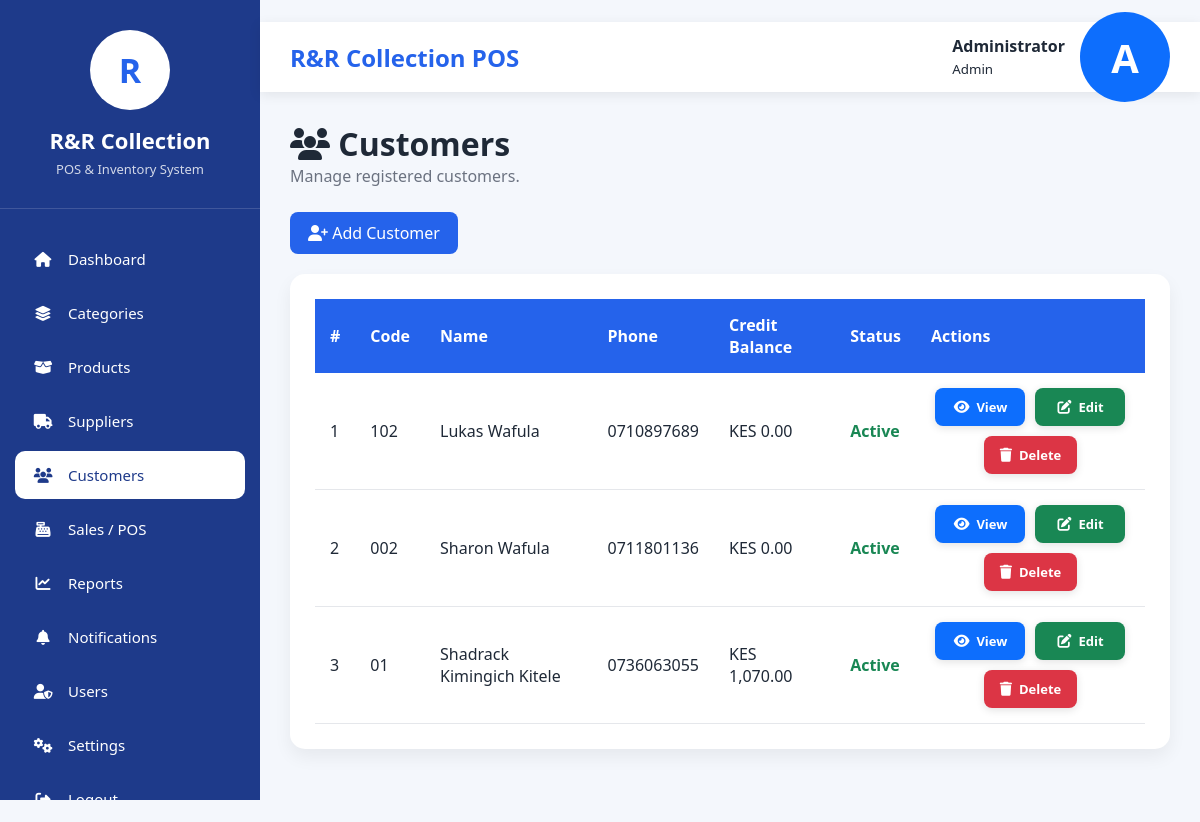
Page /admin/customers/index.php (signed in) on the earlier database version.
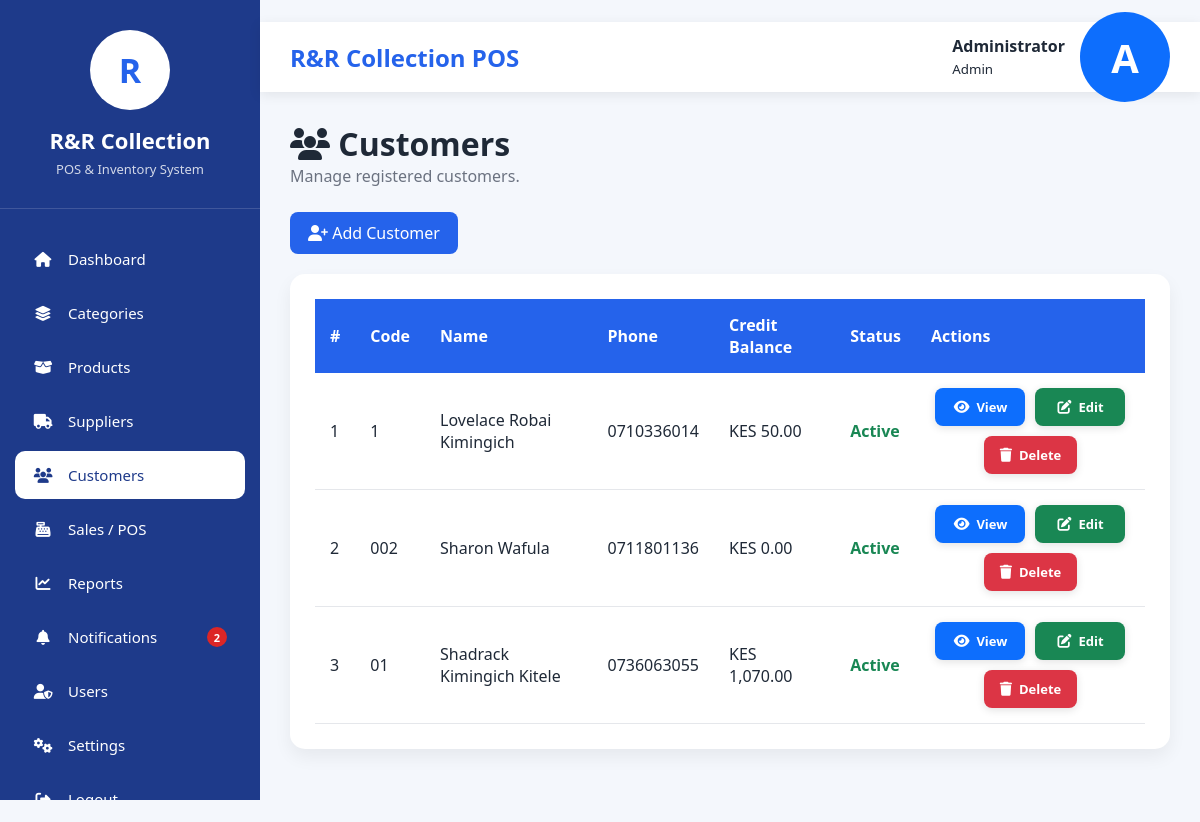
Same page on the later database version.
### tables this page shows
CREATE TABLE `customers` (
  `id` int(11) NOT NULL AUTO_INCREMENT,
  `customer_code` varchar(50) DEFAULT NULL,
  `customer_name` varchar(150) NOT NULL,
  `phone` varchar(30) DEFAULT NULL,
  `email` varchar(100) DEFAULT NULL,
  `address` varchar(255) DEFAULT NULL,
  `credit_limit` decimal(12,2) NOT NULL DEFAULT 0.00,
  `status` enum('Active','Inactive') NOT NULL DEFAULT 'Active',
  `premium_status` enum('Regular','Premium') NOT NULL DEFAULT 'Regular',
  `sms_enabled` tinyint(1) NOT NULL DEFAULT 1,
  `new_arrival_alerts` tinyint(1) NOT NULL DEFAULT 0,
  `credit_balance` decimal(12,2) NOT NULL DEFAULT 0.00,
  PRIMARY KEY (`id`),
  UNIQUE KEY `customer_code` (`customer_code`)
);

### admin/customers/index.php (the view, shortened to what the changed rows need)
<?php
require_once "../../config/database.php";
$result = mysqli_query($conn, "SELECT * FROM customers ORDER BY id DESC");
?>
<!DOCTYPE html>
<html lang="en">
<head>
<link rel="stylesheet" href="../../assets/css/dashboard.css">
<link rel="stylesheet" href="../../assets/css/sidebar.css">
<link rel="stylesheet" href="../../assets/css/form.css">
<link rel="stylesheet"
href="https://cdnjs.cloudflare.com/ajax/libs/font-awesome/6.7.2/css/all.min.css">
</head>
<body>
<?php include "../../includes/sidebar.php"; ?>
<div class="main">
<?php include "../../includes/topbar.php"; ?>
<div class="container">
<div class="page-title">
<h1>
<i class="fas fa-users"></i>
Customers
</h1>
</div>
<div class="panel">
<table>
<thead>
<tr>
<th>#</th>
<th>Code</th>
<th>Name</th>
<th>Phone</th>
<th>Credit Balance</th>
<th>Status</th>
<th>Actions</th>
</tr>
</thead>
<tbody>
<?php
if(mysqli_num_rows($result) > 0){
$count = 1;
while($row = mysqli_fetch_assoc($result)){
?>
<tr>
<td><?= $count++; ?></td>
<td><?= htmlspecialchars($row['customer_code']); ?></td>
<td><?= htmlspecialchars($row['customer_name']); ?></td>
<td><?= htmlspecialchars($row['phone']); ?></td>
<td>KES <?= number_format($row['credit_balance'],2); ?></td>
<td>
<?php if($row['status']=="Active"){ ?>
<span style="color:#198754;font-weight:bold;">
Active
</span>
<?php } else { ?>
<span style="color:#dc3545;font-weight:bold;">
Inactive
</span>
<?php } ?>
</td>
<td>
<div class="action-group">
<a
href="view.php?id=<?= $row['id']; ?>"
class="action"
style="background:#0d6efd;color:#fff;">
<i class="fas fa-eye"></i>
View
</a>
<a
href="edit.php?id=<?= $row['id']; ?>"
class="action edit">
<i class="fas fa-edit"></i>
Edit
</a>
<a
href="delete.php?id=<?= $row['id']; ?>"
class="action delete"
onclick="return confirm('Are you sure you want to remove this customer?');">
<i class="fas fa-trash"></i>
Delete
</a>
</div>
</td>
</tr>
<?php
}
} ?>
</tbody>
</table>
</div>
</div>
</div>
</body>
</html>

### includes/sidebar.php (shortened to what the changed rows need)
<?php
require_once __DIR__ . "/../config/database.php";
$currentUrl  = $_SERVER['REQUEST_URI'];
$pendingNotifications = 0;
$notificationQuery = mysqli_query(
    $conn,
    "SELECT COUNT(*) AS total
     FROM notifications
     WHERE status = 'Pending'"
);
if ($notificationQuery) {
    $notificationRow = mysqli_fetch_assoc($notificationQuery);
    $pendingNotifications = (int) ($notificationRow['total'] ?? 0);
}
?>
<div class="sidebar">
    <div class="logo-section">
        <h2>R&R Collection</h2>
    </div>
    <ul class="menu">
        <li class="<?php echo (strpos($currentUrl, '/notifications/') !== false) ? 'active' : ''; ?>">
            <a href="<?php echo BASE_URL; ?>notifications/index.php">
                <i class="fas fa-bell"></i>
                <span>Notifications</span>
                <?php if ($pendingNotifications > 0): ?>
                    <span class="notification-badge">
                        <?php echo $pendingNotifications; ?>
                    </span>
                <?php endif; ?>
            </a>
        </li>
    </ul>
</div>

Differences in the rows shown:
removed customers: customer_code "102", customer_name "Lukas Wafula", phone "0710897689", credit_balance "0.00", status "Active"
added customers: customer_code "1", customer_name "Lovelace Robai Kimingich", phone "0710336014", credit_balance "50.00", status "Active"
Other differences:
$pendingNotifications: (not shown) → "2"
